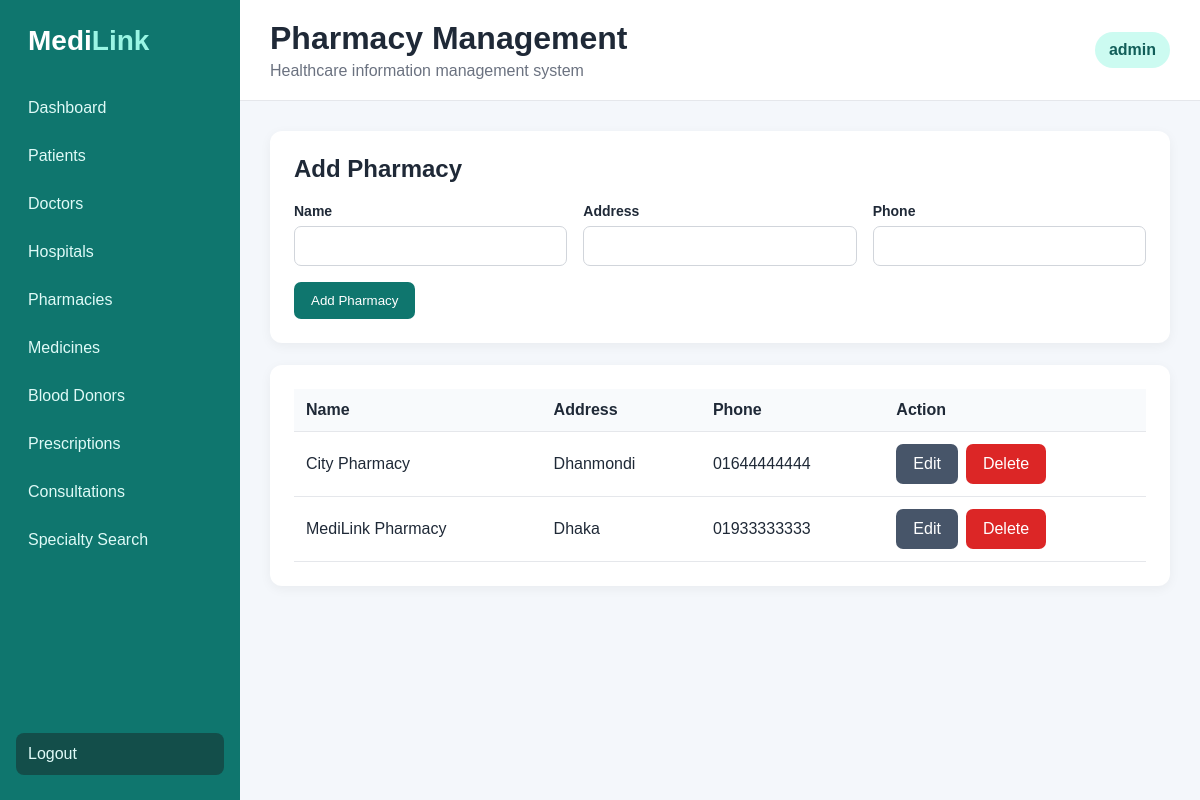
The app's page /pharmacies.php (signed in) with its own data.
### tables this page shows
CREATE TABLE pharmacies (
 id INT AUTO_INCREMENT PRIMARY KEY,
 name VARCHAR(120) NOT NULL,
 address VARCHAR(255) NOT NULL,
 phone VARCHAR(30)
);

### pharmacies.php (the view, shortened to what this page needs)
<?php
require_once 'config/db.php';
$editing = null;
$rows = $pdo->query("SELECT * FROM pharmacies ORDER BY name")->fetchAll();
include 'includes/header.php';
?>
<div class="panel">
    <h2><?= $editing ? 'Edit Pharmacy' : 'Add Pharmacy' ?></h2>
    <form method="post" class="grid">
        <div class="field">
            <label>Name</label>
            <input name="name" required value="<?= htmlspecialchars($editing['name'] ?? '') ?>">
        </div>
        <div class="field">
            <label>Address</label>
            <input name="address" required value="<?= htmlspecialchars($editing['address'] ?? '') ?>">
        </div>
        <div class="field">
            <label>Phone</label>
            <input name="phone" value="<?= htmlspecialchars($editing['phone'] ?? '') ?>">
        </div>
        <div class="actions">
            <button class="btn" name="save"><?= $editing ? 'Update Pharmacy' : 'Add Pharmacy' ?></button>
        </div>
    </form>
</div>
<div class="panel table-wrap">
    <table>
        <tr>
            <th>Name</th>
            <th>Address</th>
            <th>Phone</th>
            <th>Action</th>
        </tr>
        <?php foreach ($rows as $r): ?>
            <tr>
                <td><?= htmlspecialchars($r['name']) ?></td>
                <td><?= htmlspecialchars($r['address']) ?></td>
                <td><?= htmlspecialchars($r['phone']) ?></td>
                <td class="actions">
                    <a class="btn secondary" href="?edit=<?= $r['id'] ?>">Edit</a>
                    <a class="btn danger" href="?delete=<?= $r['id'] ?>"
                       onclick="return confirm('Delete this pharmacy?')">Delete</a>
                </td>
            </tr>
        <?php endforeach; ?>
    </table>
</div>
<?php include 'includes/footer.php'; ?>

### assets/style.css (style rules this page uses)
* { box-sizing:border-box }
body { margin:0;font-family:Arial,Helvetica,sans-serif;background:#f4f7fb;color:#1f2937 }
.panel { background:white;padding:24px;border-radius:12px;box-shadow:0 3px 12px rgba(0,0,0,.05);margin-bottom:22px }
.panel h2 { margin-top:0 }
.grid { display:grid;grid-template-columns:repeat(auto-fit,minmax(220px,1fr));gap:16px }
.field { display:flex;flex-direction:column;gap:7px }
.field label { font-weight:bold;font-size:14px }
.field input,.field select,.field textarea { padding:11px;border:1px solid #d1d5db;border-radius:7px;font-size:14px }
.btn { display:inline-block;border:0;background:#0f766e;color:white;padding:11px 17px;border-radius:7px;text-decoration:none;cursor:pointer }
.btn.secondary { background:#475569 }
.btn.danger { background:#dc2626 }
.actions { display:flex;gap:8px;align-items:center }
.table-wrap { overflow-x:auto }
table { width:100%;border-collapse:collapse }
th,td { padding:12px;border-bottom:1px solid #e5e7eb;text-align:left }
th { background:#f8fafc }

### records on screen
pharmacies: name "City Pharmacy", address "Dhanmondi", phone "01644444444"
pharmacies: name "MediLink Pharmacy", address "Dhaka", phone "01933333333"

### other values on screen
$page_title "Pharmacy Management"
$_SESSION['username'] "admin"
